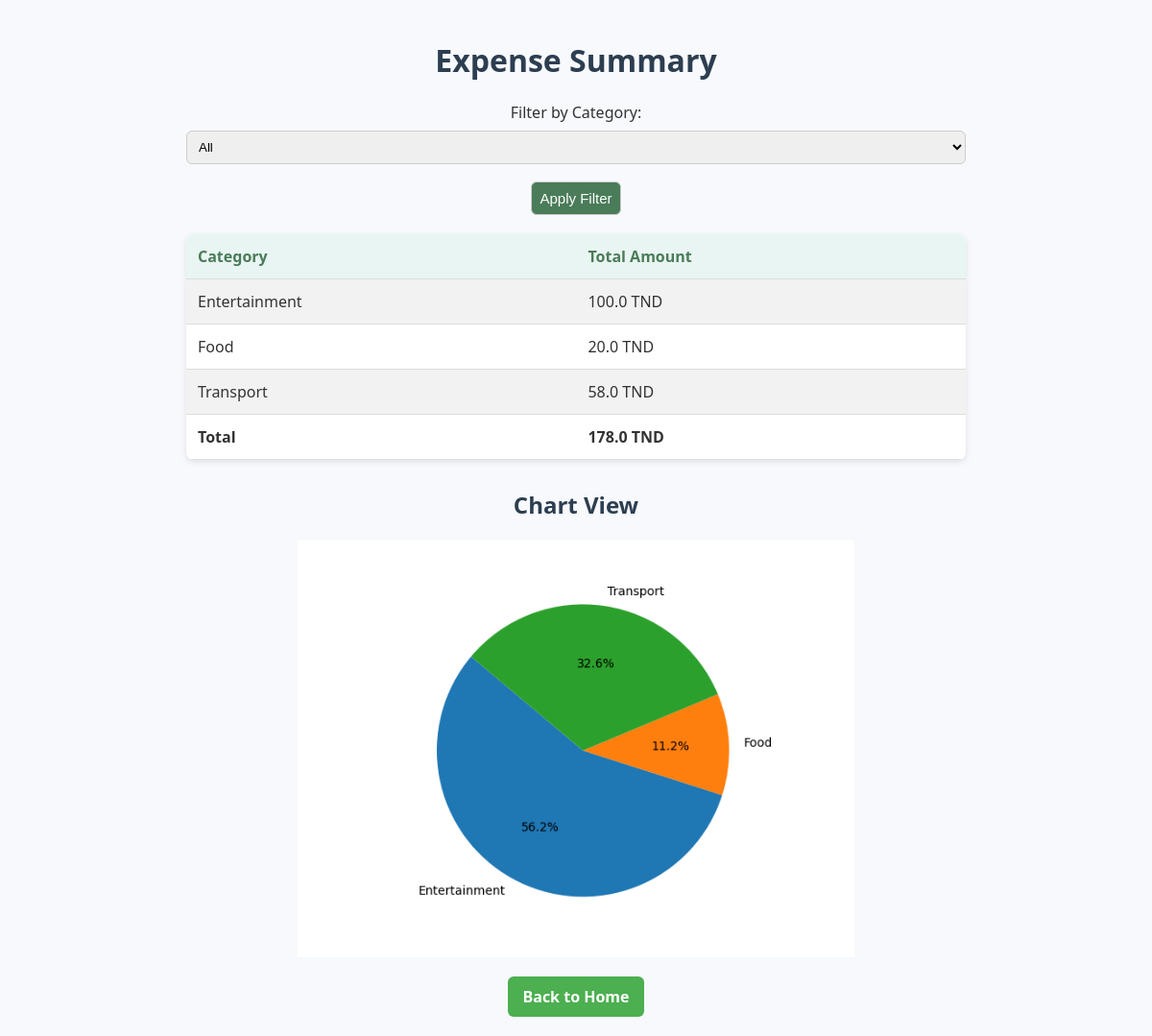
Page /summary on the committed database.
### tables this page shows
CREATE TABLE expenses (
            id INTEGER PRIMARY KEY AUTOINCREMENT,
            name TEXT NOT NULL,
            amount REAL NOT NULL,
            category TEXT NOT NULL,
            date TEXT NOT NULL
        );

### app.py (the view)
@app.route('/summary')
def summary():
    filter_category = request.args.get('filter_category')
    conn = sqlite3.connect('expenses.db')
    c = conn.cursor()
    if filter_category:
        c.execute('SELECT category, SUM(amount) FROM expenses WHERE category=? GROUP BY category', (filter_category,))
    else:
        c.execute('SELECT category, SUM(amount) FROM expenses GROUP BY category')
    summary_data = c.fetchall()
    conn.close()
    labels = [row[0] for row in summary_data]
    values = [row[1] for row in summary_data]
    total_all = sum(values)
    fig, ax = plt.subplots()
    ax.pie(values, labels=labels, autopct='%1.1f%%', startangle=140)
    ax.axis('equal')  # Pour un cercle parfait
    buf = io.BytesIO()
    plt.savefig(buf, format='png')
    buf.seek(0)
    chart_img = base64.b64encode(buf.read()).decode('utf-8')
    buf.close()
    plt.close()
    return render_template('summary.html', summary=summary_data, total_all=total_all, chart_img=chart_img)

### templates/summary.html (shortened to what this page needs)
<!DOCTYPE html>
<html lang="en">
<head>
    <link rel="stylesheet" href="{{ url_for('static', filename='style.css') }}">
</head>
<body>
    <h1>Expense Summary</h1>
    <form method="get">
        <label>Filter by Category:</label>
        <select name="filter_category">
            <option value="">All</option>
        </select>
        <button type="submit">Apply Filter</button>
    </form>
    <table>
        <tr>
            <th>Category</th>
            <th>Total Amount</th>
        </tr>
        {% for category, total in summary %}
        <tr>
            <td>{{ category }}</td>
            <td>{{ total }} TND</td>
        </tr>
        {% endfor %}
        <tr>
            <td><strong>Total</strong></td>
            <td><strong>{{ total_all }} TND</strong></td>
        </tr>
    </table>
    <h2>Chart View</h2>
    <img alt="Expense Chart">
    <a href="{{ url_for('index') }}">Back to Home</a>
</body>
</html>

### static/style.css (style rules this page uses)
body { font-family: 'Segoe UI', sans-serif; background-color: #f8f9fa; color: #333; margin: 20px; }
h1, h2 { color: #4a7c59; }
a { color: #4a7c59; text-decoration: none; font-weight: bold; margin: 0 10px; }
table { width: 100%; margin-top: 20px; border-collapse: collapse; background-color: #ffffff; box-shadow: 0 4px 8px rgba(0, 0, 0, 0.05); border-radius: 8px; overflow: hidden; }
form { margin-top: 20px; margin: 0 auto 30px auto; border-collapse: collapse; width: 70%; }
th, td { padding: 12px 15px; border-bottom: 1px solid #dee2e6; text-align: left; }
th { background-color: #dff0d8; color: #4a7c59; font-weight: bold; }
tr:nth-child(even) { background-color: #f2f2f2; }
button { background-color: #4a7c59; color: white; border: none; padding: 10px 16px; margin-top: 10px; border-radius: 6px; cursor: pointer; font-size: 15px; }
input, select { padding: 8px 10px; margin: 8px 0; border-radius: 6px; border: 1px solid #ccc; width: 100%; box-sizing: border-box; }

### templates/summary.html (style rules this page uses)
body { font-family: 'Segoe UI', sans-serif; background-color: #f7f9fc; color: #333; text-align: center; margin: 0; padding: 20px; }
h1, h2 { color: #2c3e50; }
form { margin-bottom: 20px; }
select, button { padding: 8px; border-radius: 6px; border: 1px solid #ccc; }
table { margin: 0 auto 30px auto; border-collapse: collapse; width: 70%; background-color: #fff; box-shadow: 0 2px 6px rgba(0,0,0,0.1); }
th, td { padding: 12px; border-bottom: 1px solid #ddd; }
th { background-color: #e9f5f2; }
img { display: block; margin: 0 auto; max-width: 50%; height: auto; }
a { display: inline-block; margin-top: 20px; padding: 10px 15px; background-color: #4CAF50; color: white; text-decoration: none; border-radius: 6px; }

### rows in the picture
expenses: category "Entertainment", amount "100.0"
expenses: category "Food", amount "20.0"

### other values in the picture
{{ category }} "Transport"
{{ total }} "58.0"
{{ total_all }} "178.0"
